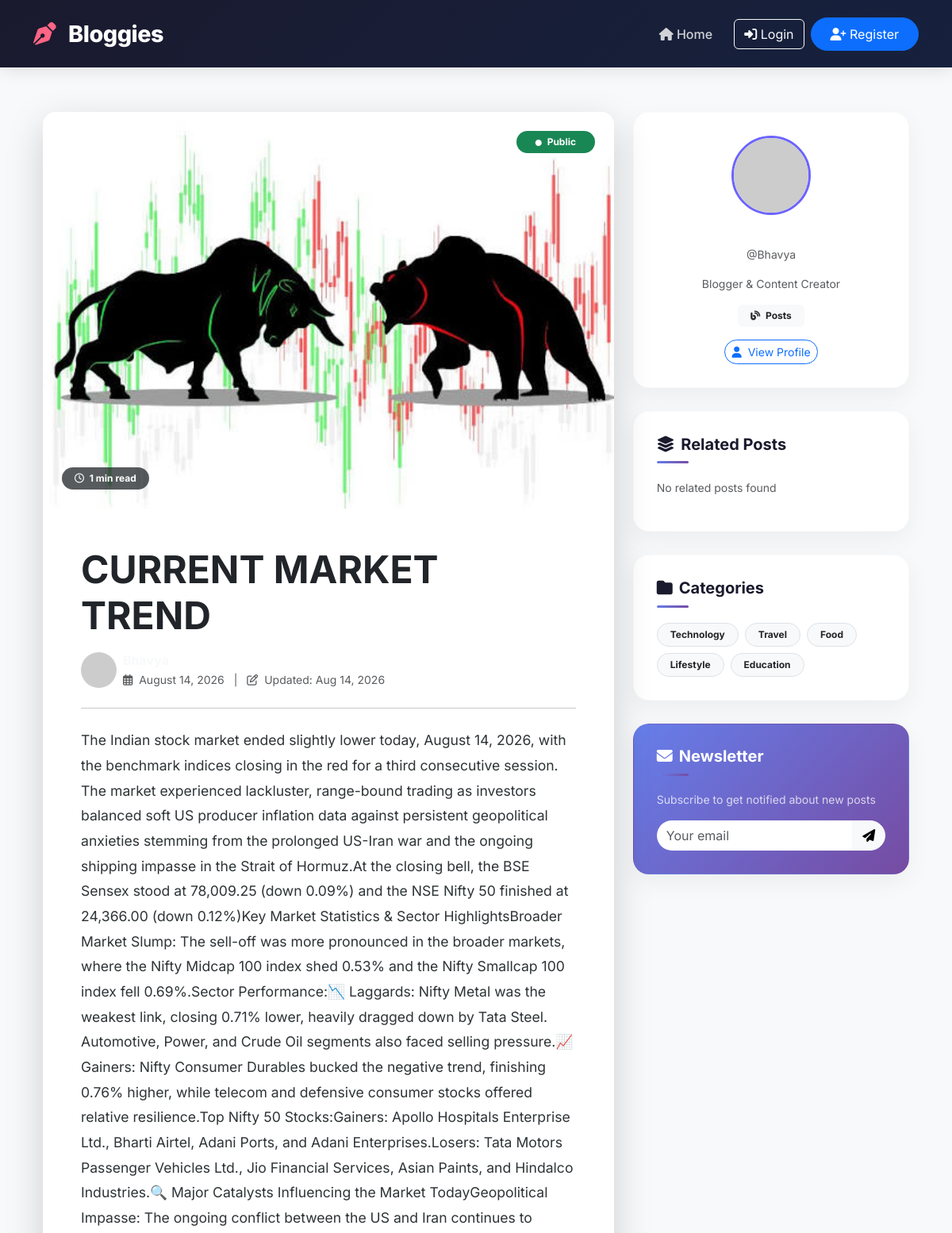
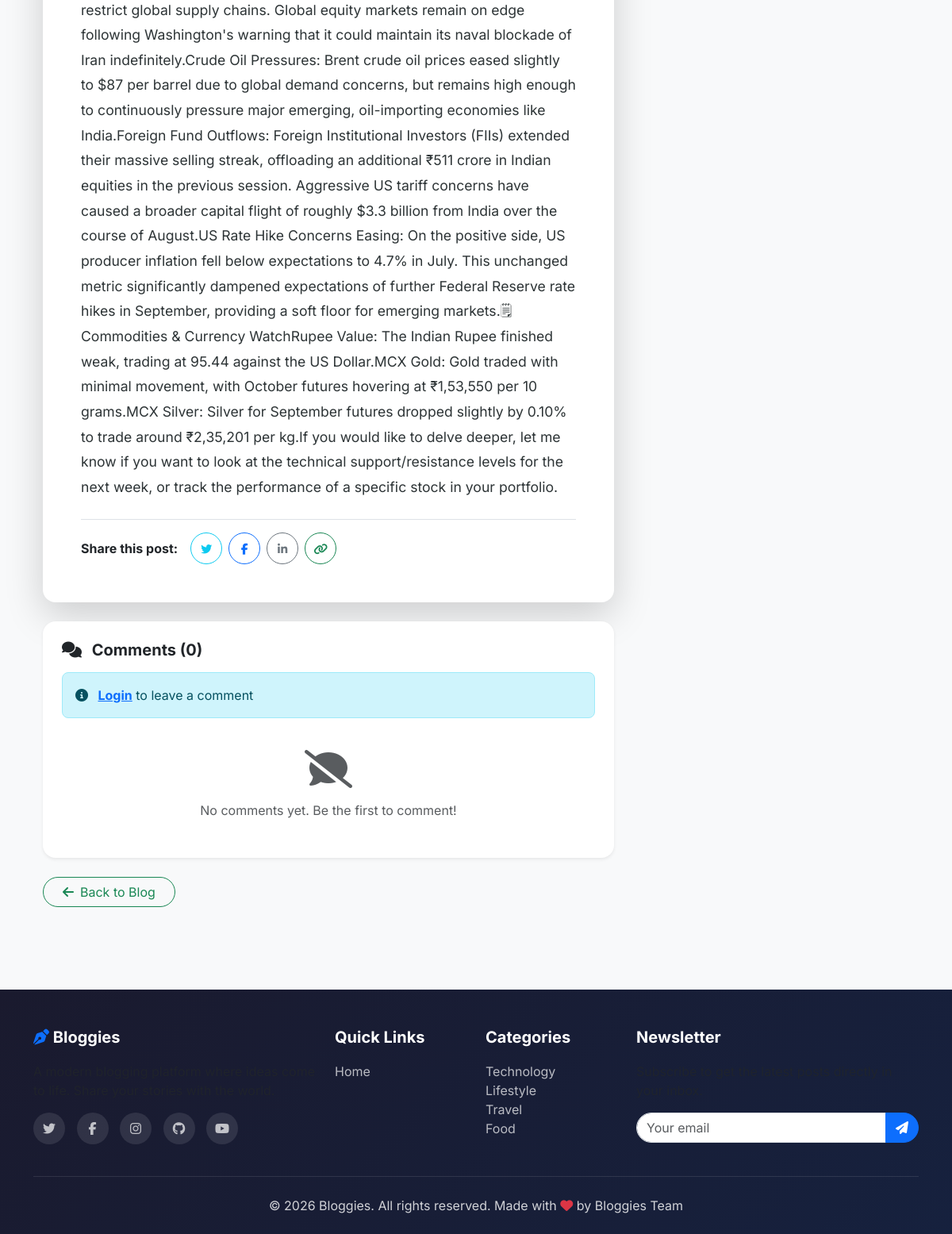
The app's page /blog/4/ with its own data (2 pictures, top to bottom).
### blog/models.py (models this page shows, shortened)
class Blog (models.Model):
    user=models.ForeignKey(User,on_delete=models.CASCADE)
    title=models.CharField(max_length=200)
    slug=models.SlugField(max_length=200,unique=True)
    content=models.TextField()
    created_at=models.DateTimeField(auto_now_add=True)
    updated_at=models.DateTimeField(auto_now=True)
    image=models.ImageField(upload_to='photo/')
    STATUS_CHOICE=(
        ('public','Public'),
        ('private','Private')
    )
    status=models.CharField(max_length=10,choices=STATUS_CHOICE,default='public')

### blog/views.py (the view)
# urls.py: path('blog/<int:blog_id>/', views.Blog_page, name="blog_page"),
def Blog_page(request,blog_id):
    blog=get_object_or_404(Blog,id=blog_id)
    return render(request,'blog_page.html',{'blog':blog})

### blog/templates/blog_page.html (shortened to what this page needs)
{% extends "layout.html" %}
{% block content %}
<div class="container py-4">
    <div class="row">
        <div class="col-lg-8">
            <article class="card border-0 shadow-lg rounded-4 overflow-hidden mb-4">
                {% if blog.image %}
                <div class="position-relative">
                    <img src="{{ blog.image.url }}"
                         alt="{{ blog.title }}"
                         class="img-fluid w-100"
                         style="max-height: 500px; object-fit: cover;">
                    <span class="badge {% if blog.status == 'public' %}bg-success{% else %}bg-secondary{% endif %}
                         position-absolute top-0 end-0 m-4 px-4 py-2 rounded-pill">
                        <i class="fas fa-circle me-1" style="font-size: 8px;"></i>
                        {{ blog.get_status_display }}
                    </span>
                    <span class="badge bg-dark bg-opacity-75 position-absolute bottom-0 start-0 m-4 px-3 py-2 rounded-pill">
                        <i class="far fa-clock me-1"></i>
                        {{ blog.content|wordcount|divisibleby:200|add:1 }} min read
                    </span>
                </div>
                {% endif %}
                <div class="card-body p-4 p-lg-5">
                    <div class="mb-4">
                        <h1 class="display-5 fw-bold mb-3">{{ blog.title }}</h1>
                        <div class="d-flex flex-wrap align-items-center gap-3 mb-3">
                            <div class="d-flex align-items-center gap-2">
                                <img src="https://ui-avatars.com/api/?name={{ blog.user.username }}&background=6C63FF&color=fff&size=40&bold=true"
                                     alt="{{ blog.user.username }}"
                                     class="rounded-circle"
                                     style="width: 45px; height: 45px;">
                                <div>
                                    <a href="{% url 'profile' blog.user.username %}" class="text-decoration-none fw-bold text-light">
                                    </a>
                                    <br>
                                    <small class="text-muted">
                                        <i class="far fa-calendar-alt me-1"></i>
                                        {{ blog.created_at|date:"F d, Y" }}
                                        <span class="mx-2">|</span>
                                        <i class="far fa-edit me-1"></i>
                                        Updated: {{ blog.updated_at|date:"M d, Y" }}
                                    </small>
                                </div>
                            </div>
                        </div>
                    </div>
                    <hr class="my-4">
                    <div class="blog-content">
                        {{ blog.content|linebreaks|safe }}
                    </div>
                    <div class="mt-4 pt-3 border-top">
                        <div class="d-flex flex-wrap align-items-center gap-3">
                            <span class="fw-bold">Share this post:</span>
                            <div class="d-flex gap-2">
                                <a href="https://twitter.com/intent/tweet?text={{ blog.title }}&url={{ request.build_absolute_uri }}"
                                   target="_blank"
                                   class="btn btn-outline-info btn-sm rounded-circle"
                                   style="width: 40px; height: 40px; padding: 0; line-height: 40px;">
                                    <i class="fab fa-twitter"></i>
                                </a>
                                <a href="https://www.facebook.com/sharer/sharer.php?u={{ request.build_absolute_uri }}"
                                   target="_blank"
                                   class="btn btn-outline-primary btn-sm rounded-circle"
                                   style="width: 40px; height: 40px; padding: 0; line-height: 40px;">
                                    <i class="fab fa-facebook-f"></i>
                                </a>
                                <a href="https://www.linkedin.com/sharing/share-offsite/?url={{ request.build_absolute_uri }}"
                                   target="_blank"
                                   class="btn btn-outline-secondary btn-sm rounded-circle"
                                   style="width: 40px; height: 40px; padding: 0; line-height: 40px;">
                                    <i class="fab fa-linkedin-in"></i>
                                </a>
                                <button onclick="copyToClipboard('{{ request.build_absolute_uri }}')"
                                        class="btn btn-outline-success btn-sm rounded-circle"
                                        style="width: 40px; height: 40px; padding: 0; line-height: 40px;">
                                    <i class="fas fa-link"></i>
                                </button>
                            </div>
                        </div>
                    </div>
                </div>
            </article>
            <div class="card border-0 shadow-sm rounded-4 mb-4">
                <div class="card-body p-4">
                    <h5 class="fw-bold mb-3">
                        <i class="fas fa-comments me-2"></i>
                        Comments ({{ blog.comments.count|default:0 }})
                    </h5>
                    {% if user.is_authenticated %}
                    <form method="post"  class="mb-4">
                        {% csrf_token %}
                        <div class="d-flex gap-3">
                            <img src="https://ui-avatars.com/api/?name={{ user.username }}&background=6C63FF&color=fff&size=40"
                                 alt="{{ user.username }}"
                                 class="rounded-circle"
                                 style="width: 45px; height: 45px;">
                            <div class="flex grow 1 text-white">
                                <textarea name="content"
                                          class="form-control rounded-3 text-white"
                                          rows="2"
                                          placeholder="Write a comment..."
                                          required></textarea>
                                <div class="text-end mt-2">
                                    <button type="submit" class="btn btn-primary btn-sm rounded-pill px-4">
                                        <i class="fas fa-paper-plane me-2"></i>Post Comment
                                    </button>
                                </div>
                            </div>
                        </div>
                    </form>
                    {% else %}
                    <div class="alert alert-info rounded-3">
                        <i class="fas fa-info-circle me-2"></i>
                        <a href="{% url 'login' %}" class="fw-bold">Login</a> to leave a comment
                    </div>
                    {% endif %}
                    <div class="comments-list">
                        {% for comment in blog.comments.all %}
                        <div class="d-flex gap-3 mb-3 pb-3 border-bottom">
                            <img src="https://ui-avatars.com/api/?name={{ comment.user.username }}&background=FF6584&color=fff&size=40"
                                 alt="{{ comment.user.username }}"
                                 class="rounded-circle"
                                 style="width: 40px; height: 40px;">
                            <div class="flex grow 1">
                                <div class="d-flex align-items-center gap-2 mb-1">
                                    <span class="fw-bold">{{ comment.user.get_full_name|default:comment.user.username }}</span>
                                    <small class="text-muted">
                                        <i class="far fa-clock me-1"></i>
                                        {{ comment.created_at|timesince }} ago
                                    </small>
                                </div>
                                <p class="mb-0">{{ comment.content }}</p>
                                {% if user == comment.user %}
                                <div class="mt-1">
                                    <a href="#" class="text-danger small text-decoration-none"
                                       onclick="return confirm('Delete this comment?')">
                                        <i class="fas fa-trash-alt me-1"></i>Delete
                                    </a>
                                </div>
                                {% endif %}
                            </div>
                        </div>
                        {% empty %}
                        <div class="text-center py-4">
                            <i class="fas fa-comment-slash fa-3x text-muted mb-3"></i>
                            <p class="text-muted mb-0">No comments yet. Be the first to comment!</p>
                        </div>
                        {% endfor %}
                    </div>
                </div>
            </div>
            <div class="d-flex justify-content-between">
                <a href="{% url 'blog_list' %}" class="btn btn-outline-success rounded-pill px-4">
                    <i class="fas fa-arrow-left me-2"></i>Back to Blog
                </a>
            </div>
        </div>
        <div class="col-lg-4">
            <div class="sidebar-widget">
                <div class="text-center">
                    <img src="https://ui-avatars.com/api/?name={{ blog.user.username }}&background=6C63FF&color=fff&size=100&bold=true"
                         alt="{{ blog.user.username }}"
                         class="rounded-circle mb-3"
                         style="width: 100px; height: 100px; border: 3px solid #6C63FF;">
                    <h6 class="fw-bold mb-1 text-white">{{ blog.user.get_full_name|default:blog.user.username }}</h6>
                    <p class="text-muted small ">@{{ blog.user.username }}</p>
                    <p class="small text-muted">
                        {{ blog.user.profile.bio|default:"Blogger & Content Creator" }}
                    </p>
                    <div class="d-flex justify-content-center gap-2">
                        <span class="badge bg-light text-dark px-3 py-2">
                            <i class="fas fa-blog me-1"></i>
                            {{ blog.user.blogs.count }} Posts
                        </span>
                    </div>
                    <a href="{% url 'profile' blog.user.username %}" class="btn btn-outline-primary btn-sm rounded-pill mt-3">
                        <i class="fas fa-user me-2"></i>View Profile
                    </a>
                </div>
            </div>
            <div class="sidebar-widget">
                <h5><i class="fas fa-layer-group me-2"></i>Related Posts</h5>
                <div class="list-unstyled">
                    {% for related in related_posts|slice:":4" %}
                    <a href="{% url 'blog_detail' related.id %}" class="text-decoration-none d-block mb-2">
                        <div class="d-flex align-items-center gap-2 p-2 rounded-3 hover-bg">
                            {% if related.image %}
                            <img src="{{ related.image.url }}" alt="{{ related.title }}"
                                 style="width: 60px; height: 60px; object-fit: cover; border-radius: 8px;">
                            {% else %}
                            <div class="bg-light rounded-3 d-flex align-items-center justify-content-center"
                                 style="width: 60px; height: 60px;">
                                <i class="fas fa-file-alt text-muted"></i>
                            </div>
                            {% endif %}
                            <div>
                                <div class="small fw-bold text-dark">{{ related.title|truncatechars:30 }}</div>
                                <small class="text-muted">{{ related.created_at|date:"M d, Y" }}</small>
                            </div>
                        </div>
                    </a>
                    {% empty %}
                    <p class="text-muted small">No related posts found</p>
                    {% endfor %}
                </div>
            </div>
            <div class="sidebar-widget">
                <h5><i class="fas fa-folder me-2"></i>Categories</h5>
                <div class="d-flex flex-wrap gap-2">
                    <a href="#" class="badge bg-light text-dark text-decoration-none px-3 py-2 rounded-pill border">
                        Technology
                    </a>
                    <a href="#" class="badge bg-light text-dark text-decoration-none px-3 py-2 rounded-pill border">
                        Travel
                    </a>
                    <a href="#" class="badge bg-light text-dark text-decoration-none px-3 py-2 rounded-pill border">
                        Food
                    </a>
                    <a href="#" class="badge bg-light text-dark text-decoration-none px-3 py-2 rounded-pill border">
                        Lifestyle
                    </a>
                    <a href="#" class="badge bg-light text-dark text-decoration-none px-3 py-2 rounded-pill border">
                        Education
                    </a>
                </div>
            </div>
            <div class="sidebar-widget" style="background: linear-gradient(135deg, #667eea 0%, #764ba2 100%); color: white;">
                <h5 class="text-white"><i class="fas fa-envelope me-2"></i>Newsletter</h5>
                <p class="small opacity-75">Subscribe to get notified about new posts</p>
                <div class="input-group">
                    <input type="email" class="form-control" placeholder="Your email"
                           style="border-radius: 50px 0 0 50px; border: none;">
                    <button class="btn btn-light" type="button" style="border-radius: 0 50px 50px 0;">
                        <i class="fas fa-paper-plane"></i>
                    </button>
                </div>
            </div>
        </div>
    </div>
</div>
{% endblock %}

### templates/layout.html (style rules this page uses)
:root { --primary-color: #6C63FF; --secondary-color: #FF6584; --dark-color: #1a1a2e; --light-bg: #f8f9fa; --gradient: linear-gradient(135deg, #667eea 0%, #764ba2 100%); }
* { font-family: 'Inter', sans-serif; }
body { background: var(--light-bg); min-height: 100vh; display: flex; flex-direction: column; }
.sidebar-widget { background: white; border-radius: 20px; padding: 1.8rem; box-shadow: 0 10px 30px rgba(0,0,0,0.05); margin-bottom: 1.8rem; border: 1px solid rgba(0,0,0,0.02); transition: transform 0.3s ease; }
.sidebar-widget h5 { font-weight: 700; margin-bottom: 1.2rem; color: var(--dark-color); position: relative; padding-bottom: 0.8rem; }
.sidebar-widget h5::after { content: ''; position: absolute; bottom: 0; left: 0; width: 40px; height: 3px; background: var(--gradient); border-radius: 50px; }

### blog/templates/blog_page.html (style rules this page uses)
.sidebar-widget { background: white; border-radius: 20px; padding: 1.8rem; box-shadow: 0 10px 30px rgba(0,0,0,0.05); margin-bottom: 1.8rem; transition: transform 0.3s ease; border: 1px solid rgba(0,0,0,0.02); }
.sidebar-widget h5 { font-weight: 700; margin-bottom: 1.2rem; color: #1a1a2e; position: relative; padding-bottom: 0.8rem; }
.sidebar-widget h5::after { content: ''; position: absolute; bottom: 0; left: 0; width: 40px; height: 3px; background: linear-gradient(135deg, #667eea 0%, #764ba2 100%); border-radius: 50px; }
.blog-content { font-size: 1.1rem; line-height: 1.8; color: #2d3436; }
.blog-content p { margin-bottom: 1.5rem; }

### records on screen
Blog: image (picture), status "Public", content|divisibleby "1", title "CURRENT MARKET TREND", created_at "August 14, 2026", updated_at "Aug 14, 2026", content "The Indian stock market ended slightly lower today, August 14, 2026, with the benchmark indices closing in the red for a third consecutive session. The market experienced lackluster, range-bound trading as investors balanced soft US producer inflation data against persistent geopolitical anxieties stemming from the prolonged US-Iran war and the ongoing shipping impasse in the Strait of Hormuz.At the closing bell, the BSE Sensex stood at 78,009.25 (down 0.09%) and the NSE Nifty 50 finished at 24,366.00 (down 0.12%)Key Market Statistics & Sector HighlightsBroader Market Slump: The sell-off was more pronounced in the broader markets, where the Nifty Midcap 100 index shed 0.53% and the Nifty…", user.username "Bhavya", user.profile.bio "Blogger & Content Creator"

### other values on screen
{{ blog.comments.count|default:0 }} "0"
